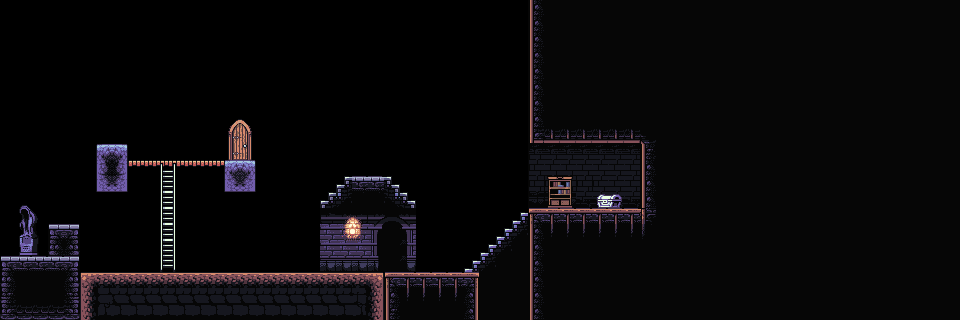

A 2D game scene composited from a Tiled map and its tileset images. What follows is a short description and the map's XML, with each tile layer's data collapsed to a summary:
An orthogonal 60x20 tile map with 16x16 px tiles, 3 tile layers (Tile Layer 3, Tile Layer 1, Tile Layer 2) and 1 object (player).

<map version="1.10" tiledversion="1.10.2" orientation="orthogonal" renderorder="right-down" width="60" height="20" tilewidth="16" tileheight="16" infinite="0" nextlayerid="6" nextobjectid="2">
 <tileset firstgid="1" source="../tilesets/dungeon.tsx" />
 <layer id="5" name="Tile Layer 3" width="60" height="20">
  <data>[1200 cells, 43 non-empty, 11 distinct tile ids]</data>
 </layer>
 <layer id="1" name="Tile Layer 1" width="60" height="20">
  <data>[1200 cells, 692 non-empty, 84 distinct tile ids]</data>
 </layer>
 <layer id="2" name="Tile Layer 2" width="60" height="20">
  <data>[1200 cells, 27 non-empty, 23 distinct tile ids]</data>
 </layer>
 <objectgroup id="3" name="Object Layer 1">
  <object id="1" name="player" x="40.5" y="174.75" />
 </objectgroup>
</map>
